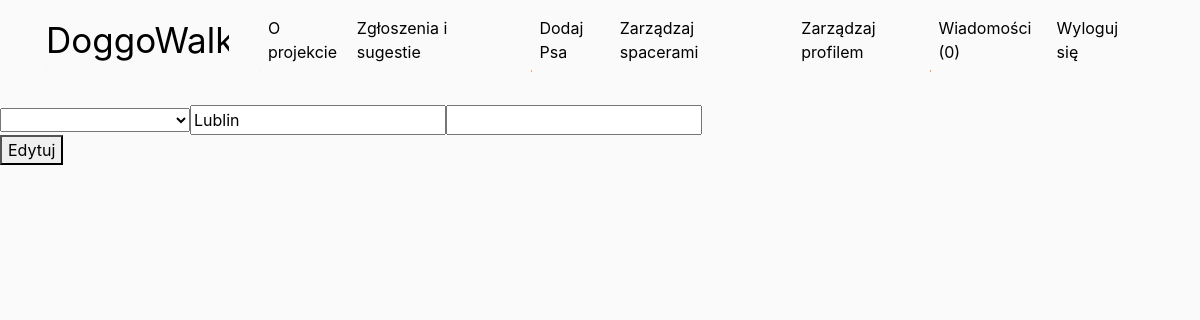
Before: /admin/editcity.php?edit=Lublin (signed in) with the older database file.
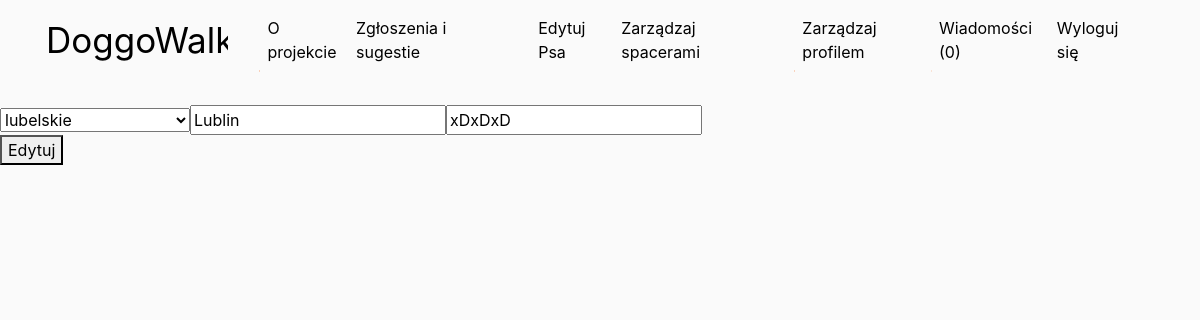
After: the same page with the newer database file.
### tables this page shows
CREATE TABLE `voivodship` (
  `id` int(10) NOT NULL,
  `name` varchar(30) NOT NULL,
  `description` varchar(300) DEFAULT NULL
);

CREATE TABLE `city` (
  `id` int(10) NOT NULL,
  `name` varchar(30) NOT NULL,
  `description` varchar(3000) DEFAULT NULL,
  `id_voivodship` int(10) NOT NULL,
  `deleted` tinyint(1) NOT NULL DEFAULT 0
);

### includes/functions.inc.php (called while the page is built, shortened)
<?php
if(file_exists(stream_resolve_include_path('../config.php'))) {
    require_once('../config.php');
}
function baseUrl() {
    global $CONFIG;
    return $CONFIG->base_url;
}
function hasDog($conn,$id)
{
    $sql = "SELECT * FROM dog WHERE id_user = ?;";
    $stmt = mysqli_stmt_init($conn);
    if(!mysqli_stmt_prepare($stmt,$sql))
    {
        header("location: ". baseUrl() ."/views/contents/signup.php?error=stmtfailed");
        exit();
    }
    mysqli_stmt_bind_param($stmt, "s",$id);
    mysqli_stmt_execute($stmt);
    $resultData = mysqli_stmt_get_result($stmt);
    $row=mysqli_num_rows($resultData);
    return $row > 0;
}

### config.php (called while the page is built, shortened)
<?php
$CONFIG = new stdClass();
$CONFIG->base_url = "http://localhost/moodle/inzynierka";

### admin/editcity.php (the view, shortened to what the changed rows need)
<?php require_once '../views/containers/header.php'; ?>
<?php require_once '../views/containers/menu.php'; ?>
<?php
require_once 'includes/dbh.inc.php';
?>
<form action="includes/editcity.inc.php" method="post">
    <?php
    if(isset($_GET["edit"])) {
        $nazwa = ($_GET["edit"]);
        $sql="Select id,id_voivodship,description From city Where name= ?;";
        $stmt = mysqli_stmt_init($conn);
        if(!mysqli_stmt_prepare($stmt,$sql))
        {
            header("location: ../managecities.php?error=stmtfailed");
            exit();
        }
        mysqli_stmt_bind_param($stmt, "s",$nazwa);
        mysqli_stmt_execute($stmt);
        $resultData = mysqli_stmt_get_result($stmt);
        $rowid = mysqli_fetch_array($resultData);
        $id=$rowid['id_voivodship'];
        $sql2="SELECT voivodship.name From voivodship Inner Join city ON city.id_voivodship=voivodship.id where city.id_voivodship=?;";
        $stmt2 = mysqli_stmt_init($conn);
        if(!mysqli_stmt_prepare($stmt2,$sql2))
        {
            header("location: ../managecities.php?error=stmtfailed");
            exit();
        }
        mysqli_stmt_bind_param($stmt2, "s",$id);
        mysqli_stmt_execute($stmt2);
        $resultData2 = mysqli_stmt_get_result($stmt2);
        $rowvoidvoship = mysqli_fetch_array($resultData2);
        $voivodship = $rowvoidvoship['name'];
        echo '<select name ="voivodship">'.'<option>'.$voivodship.'</option>';
        $sqli = "SELECT name FROM voivodship";
        $result = mysqli_query($conn, $sqli);
        while ($row = mysqli_fetch_array($result)) {
            if($voivodship !== $row['name'])
                echo '<option>' . $row['name'] . '</option>';
        }
        echo '</select>';
        echo '<input type = "text" name="name" value="'.$nazwa.'">';
        $description = $rowid['description'];
        echo '<input type = "text" name="description" value="'.$description.'">';
        echo '<br >';
    }
    ?>
    <button type = "submit" name ="submit">Edytuj</button>
</form>
<?php require_once '../views/containers/footer.php'; ?>

### views/containers/menu.php (shortened to what the changed rows need)
<nav class="navbar sticky-top navbar-expand-lg navbar-dark">
    <div class="collapse navbar-collapse" id="navbarNav">
    <div class="navbar-nav">
        <?php
        if (isset($_SESSION["useruid"])) {
            echo "<div class='dogs'>";
            if(hasDog($conn, $_SESSION["userid"])) {
                echo "<div class='nav-item'>";
                    echo "<a class='nav-link' href='". baseUrl() ."/views/contents/editdog.php'>Edytuj Psa</a>";
                echo "</div>";
            } else {
                echo "<div class='nav-item'>";
                    echo "<a class='nav-link' href='". baseUrl() ."/views/contents/adddog.php'>Dodaj Psa</a>";
                echo "</div>";
            }
            echo "</div>";
        }
    ?>
</nav>

Changed rows visible on the page:
now on this page (row unchanged): voivodship: voivodship "lubelskie"
added city: description "xDxDxD"
Other visible differences:
text no longer shown: "Dodaj Psa"
text now shown: "Edytuj Psa"
